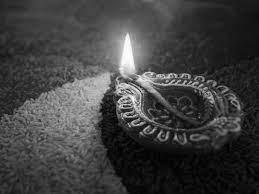
%> input picture total_variation_inpainting/Deepam_bw.jpg, 259 x 194 px
$ octave harmonic_inp.m   (GNU Octave 9; MATLAB toolbox functions it lacks are replaced by stand-ins)
%> lines starting %> are read from the running program, lines starting %| are printed output that depends on the picture; in (x1, y1, x2, y2) boxes, pixels count from 0 and x2, y2 are one past the last pixel; in counts of white or black regions, pixels touching at a corner belong together; the program's own positions count from 1
%> further down, img_clean is the input picture: size 194x259 uint8; min 0, max 255, mean 63.8
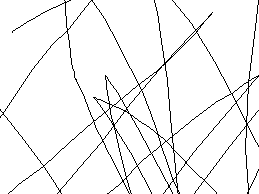
%> input picture total_variation_inpainting/scribble.png, 259 x 194 px
%> further down, img_mask is the input picture: size 194x259 uint8; 95.3% white; black in thin lines or dots
### total_variation_inpainting/create_image_and_mask.m
function [u,mask,input] = create_image_and_mask(img_clean, img_mask)
  % Function to apply mask onto the clean image

  input = im2double(img_clean);

  % import the mask of the inpainting domain
  % mask = 1 intact part
  % mask = 0 missing domain
  mask  = double( mat2gray( im2double(img_mask) ) == 1 );
%> mask: size 194x259 double; values 0 (black) and 1 (white), 95.3% white; black in thin lines or dots

  if size(mask,3)==1 && size(input,3)>1
      mask = repmat(mask,[1,1,size(input,3)]);
  end

  % Create the image with the missing domain:
  noise = rand(size(input));
  u = mask.*input + (1-mask).*noise;
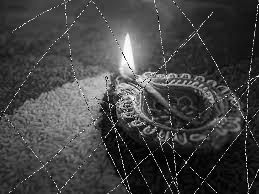
%> u: size 194x259 double; min 0, max 1, mean 0.263

endfunction

### total_variation_inpainting/inpainting_harmonic.m
%% HARMONIC Inpainting


function u = inpainting_harmonic(input,mask,lambda,tol,maxiter,dt)
%> called with lambda = 10, tol = 1e-05, maxiter = 500, dt = 0.1
  % input --> Image to be inpainted

  [M,N,C] = size(input);
%> M = 194; N = 259; C = 1

  %% LAPLACIAN
  % GRID INTERVAL FOR AXIS ij
  h1 = 1; h2 = 1;

  d2i = toeplitz(sparse([1,1],[1,2],[-2,1]/h1^2,1,M));
  d2j = toeplitz(sparse([1,1],[1,2],[-2,1]/h2^2,1,N));

  % NEUMANN BOUNDARY CONDITIONS
  d2i(1,[1 2])         = [-1 1]/h1;
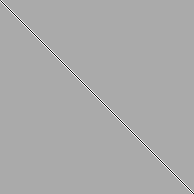
%> d2i: size 194x194 double; min -2, max 1, mean -2.66e-05; drawn with min black and max white
  d2i(end,[end-1 end]) = [1 -1]/h1;
%> d2i: size 194x194 double; under 0.01% of pixels changed, all inside (x1, y1, x2, y2) = (193, 193, 194, 194)
  d2j(1,[1 2])         = [-1 1]/h2;
  d2j(end,[end-1 end]) = [1 -1]/h2;
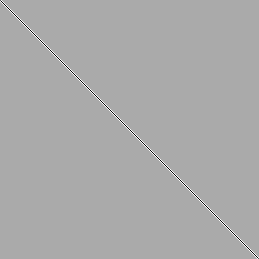
%> d2j: size 259x259 double; min -2, max 1, mean 0; drawn with min black and max white

  % 2D domain LAPLACIAN
  L = kron(speye(N),d2i)+kron(d2j,speye(M));

   %% ------------------------------------------------------------ FREE MEMORY
   clear d2i d2j

   %% INPAINTING ALGORITHM

   % INITIALIZATION
   u = input;
   f = input;

   % FOR EACH COLOR CHANNEL
   for c = 1:C

       % ITERATION
       for iter = 1:maxiter

           % COMPUTE NEW SOLUTION
           laplacian = reshape( L*reshape(u(:,:,c),[],1) ,M,N);
           unew      = u(:,:,c) + dt*( laplacian + lambda*mask(:,:,c).*(f(:,:,c)-u(:,:,c)) );

           % COMPUTE EXIT CONDITION
           diff = norm(unew(:)-reshape(u(:,:,c),[],1))/norm(unew(:));

           % UPDATE
           u(:,:,c) = unew;

           % TEST EXIT CONDITION
           if diff<tol
               break
           end

       end
   end

   %% WRITE IMAGE OUTPUT
   figure
   imshow(u)
   title('Reconstructed')

return

### total_variation_inpainting/harmonic_inp.m
clc; clear all; close all;

% Image without missing portions
img_clean = imread('Deepam_bw.jpg');

img_mask = imread('scribble.png');

figure
imshow(img_clean)
title('Original image')

figure
imshow(img_mask)
title('Mask to be added')

% Applying the mask to the image
[u,mask,input] = create_image_and_mask(img_clean, img_mask);

figure
imshow(u)

% Parameters for Inpainting
lambda        = 10;
tol           = 1e-5;
maxiter       = 500;
dt            = 0.1;

% Calling the inpainting function ...
tic
inpainting_harmonic(u,mask,lambda,tol,maxiter,dt);
toc
